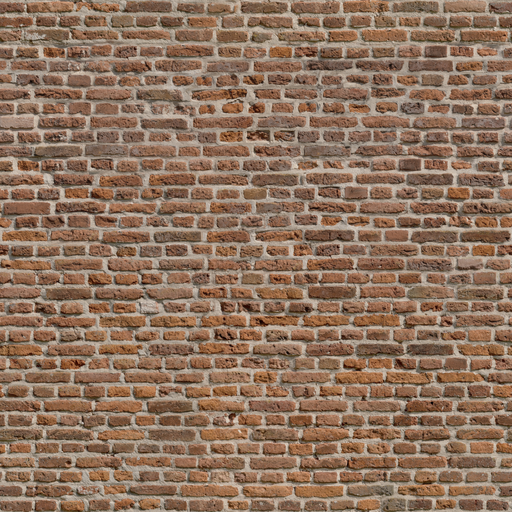
#> input picture assets/processed/albedo_processed.png, 512 x 512 px, found by its file name
$ python test_strong_poison.py   (older library calls are emulated)
#> lines starting #> are read from the running program, lines starting #| are printed output that depends on the picture
### core/asset_binder_complex.py
"""
Geometry-Aware Photometric Binding System - Analytically Safe One-Way Binding

This module implements the AssetBinderComplex class using strict algebraic cancellation
without calibration loops. The system guarantees mathematical quality restoration for
legitimate users while maintaining security against attackers.
"""

import numpy as np
from PIL import Image
from typing import Tuple, Optional


class AssetBinderComplex:
    """
    Implements Analytically Safe One-Way Binding with strict algebraic cancellation.

    Core Concept:
    - Poison: Always brighten albedo (A_new = A * (1 + P))
    - Antidote: Always steepen normals (Z_new = Z_old / (1 + P))
    - Mathematical guarantee: A*(1+P) * Z/(1+P) = A*Z (perfect cancellation)

    No calibration loops needed - the algebra IS the calibration.
    """

    # Mathematical constants
    EPSILON = 1e-6      # Division by zero protection
    BLOCK_SIZE = 4      # 4x4 pixel blocks for BC7 optimization
    RGB_MAX = 255.0     # Maximum RGB value for conversion

    def __init__(self):
        """
        Initialize the AssetBinderComplex class.

        The class is designed to be instantiated without parameters and configured
        through the bind_textures method call.
        """
        pass

    def bind_textures(self, clean_albedo_path: str, original_normal_path: str,
                     user_seed: int, poison_strength: float = 0.2) -> None:
        """
        Main binding method using Analytically Safe One-Way Binding.

        This method implements strict algebraic cancellation without calibration loops:
        - Poison: Always brighten albedo (A_new = A * (1 + P))
        - Antidote: Always steepen normals (Z_new = Z_old / (1 + P))
        - Mathematical guarantee: A*(1+P) * Z/(1+P) = A*Z (perfect cancellation)

        Args:
            clean_albedo_path (str): Path to the input albedo texture file
            original_normal_path (str): Path to the input normal map file
            user_seed (int): Seed for reproducible random number generation
            poison_strength (float): Strength of poison application [0.0, 1.0], default 0.2

        Raises:
            ValueError: If poison_strength is outside valid range [0.0, 1.0]
            FileNotFoundError: If input texture files do not exist
        """
        print(f"Starting Analytically Safe One-Way Binding (user_seed: {user_seed})...")

        # Validate poison_strength parameter
        self._validate_poison_strength(poison_strength)

        # Step 1: Load and normalize inputs
        albedo, normal = self._load_and_validate_inputs(clean_albedo_path, original_normal_path)
        print(f"  Loaded textures: {albedo.shape}")

        # Step 2: Generate target poison map (strictly positive values)
        texture_shape = (albedo.shape[0], albedo.shape[1])
        poison_target = self._generate_poison_map(texture_shape, user_seed, poison_strength)
        print(f"  Generated poison map: range [0.0, {poison_strength}]")

        # Step 3: Apply poison to albedo (brightening attempt)
        albedo_poisoned, poison_effective = self._apply_poison_to_albedo_safe(albedo, poison_target)
        print(f"  Applied poison to albedo (with saturation handling)")

        # Step 4: Calculate analytical antidote for normal map
        normal_antidote = self._calculate_analytical_antidote(normal, poison_effective, user_seed)
        print(f"  Calculated analytical antidote normal map")

        # Step 5: Save outputs (NO calibration - the algebra IS the calibration)
        self._save_outputs(albedo_poisoned, normal_antidote, user_seed)
        print(f"  Saved bound assets: bound_albedo_{user_seed}.png, bound_normal_{user_seed}.png")
        print(f"Analytically Safe Binding completed for user {user_seed}")

    def _load_and_validate_inputs(self, albedo_path: str, normal_path: str) -> Tuple[np.ndarray, np.ndarray]:
        """
        Load and validate input textures, converting to appropriate formats.

        Args:
            albedo_path (str): Path to albedo texture file
            normal_path (str): Path to normal map file

        Returns:
            Tuple[np.ndarray, np.ndarray]: Processed albedo and normal arrays

        Raises:
            FileNotFoundError: If texture files do not exist
            PIL.UnidentifiedImageError: If image format is not supported
        """
#> called with albedo_path = 'assets/processed/albedo_processed.png', normal_path = 'assets/processed/normal_processed.png'
        # Validate file existence
        import os
        if not os.path.exists(albedo_path):
            raise FileNotFoundError(f"Albedo texture file not found: {albedo_path}")
        if not os.path.exists(normal_path):
            raise FileNotFoundError(f"Normal map file not found: {normal_path}")

        try:
            # Load albedo texture
            albedo_image = Image.open(albedo_path).convert('RGB')
#> albedo_image is the input picture: PIL image 512x512 RGB; mean R, G, B 142.4, 114.4, 94.4
            albedo_array = np.array(albedo_image, dtype=np.float32)

            # Convert albedo from [0, 255] to float [0.0, 1.0] range
            albedo_normalized = albedo_array / self.RGB_MAX

            # Load normal map
            normal_image = Image.open(normal_path).convert('RGB')
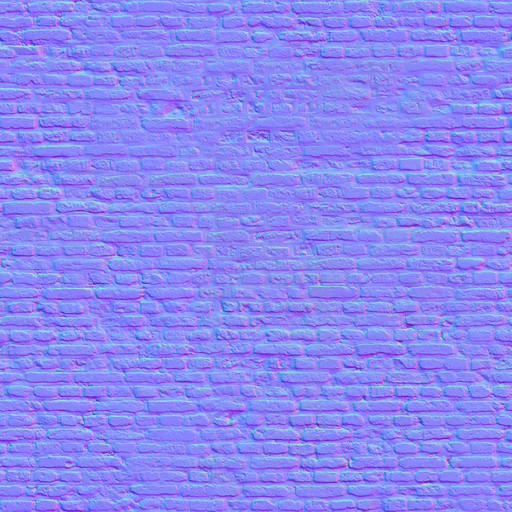
#> input picture assets/processed/normal_processed.png, 512 x 512 px, found by its file name
#> normal_image is the input picture: PIL image 512x512 RGB; mean R, G, B 137.6, 136.9, 244.4
            normal_array = np.array(normal_image, dtype=np.float32)

            # Unpack normal maps from [0, 255] to [-1.0, 1.0] using formula (Image / 255.0) * 2.0 - 1.0
            normal_unpacked = (normal_array / self.RGB_MAX) * 2.0 - 1.0

            # Normalize normal vectors to ensure unit length
            normal_normalized = self._normalize_normal_vectors(normal_unpacked)

            return albedo_normalized, normal_normalized

        except Exception as e:
            if isinstance(e, (FileNotFoundError, ValueError)):
                raise
            else:
                raise ValueError(f"Failed to load or process image files: {str(e)}")

    def _normalize_normal_vectors(self, normal_array: np.ndarray) -> np.ndarray:
        """
        Normalize normal vectors to ensure unit length.

        Args:
            normal_array (np.ndarray): Input normal vectors [-1.0, 1.0]

        Returns:
            np.ndarray: Normalized normal vectors
        """
        # Calculate vector magnitudes
        magnitudes = np.sqrt(np.sum(normal_array ** 2, axis=2, keepdims=True))

        # Handle zero-length vectors by replacing with epsilon
        magnitudes = np.where(magnitudes < self.EPSILON, self.EPSILON, magnitudes)

        # Normalize vectors
        normalized_normals = normal_array / magnitudes
#|   Loaded textures: (512, 512, 3)

        return normalized_normals

    def _validate_poison_strength(self, poison_strength: float) -> None:
        """
        Validate poison_strength parameter range.

        Args:
            poison_strength (float): Poison strength value to validate

        Raises:
            ValueError: If poison_strength is outside valid range [0.0, 1.0]
        """
        if not isinstance(poison_strength, (int, float)):
            raise ValueError(f"poison_strength must be a number, got {type(poison_strength)}")

        if not (0.0 <= poison_strength <= 1.0):
            raise ValueError(f"poison_strength must be in range [0.0, 1.0], got {poison_strength}")

    def _generate_poison_map(self, shape: Tuple[int, int], seed: int, poison_strength: float) -> np.ndarray:
        """
        Generate target poison map with strictly positive values for brightening.

        Args:
            shape (Tuple[int, int]): Shape of the output poison array (height, width)
            seed (int): Random seed for deterministic generation
            poison_strength (float): Maximum poison strength [0.0, 1.0]

        Returns:
            np.ndarray: Poison map with values in range [0.0, poison_strength]
        """
#> called with shape = (512, 512), seed = 42, poison_strength = 0.5
        height, width = shape

        # Initialize deterministic random generator
        rng = np.random.RandomState(seed)

        # Calculate 4x4 blocks for BC7 compression resistance
        blocks_height = (height + self.BLOCK_SIZE - 1) // self.BLOCK_SIZE
        blocks_width = (width + self.BLOCK_SIZE - 1) // self.BLOCK_SIZE

        # Generate random values in range [0.0, poison_strength] (strictly positive)
        block_values = rng.uniform(0.0, poison_strength, size=(blocks_height, blocks_width))

        # Expand blocks to full resolution using nearest-neighbor (compression resilient)
        poison_map = np.repeat(np.repeat(block_values, self.BLOCK_SIZE, axis=0), self.BLOCK_SIZE, axis=1)

        # Crop to exact dimensions
        poison_map = poison_map[:height, :width]

        return poison_map.astype(np.float32)

    def _apply_poison_to_albedo_safe(self, albedo: np.ndarray, poison_target: np.ndarray) -> Tuple[np.ndarray, np.ndarray]:
        """
        Apply poison to albedo with saturation safety check.

        This method handles the "White Pixel Trap" where bright pixels can't be brightened
        further due to clipping. We calculate the effective poison after clipping.

        Args:
            albedo (np.ndarray): Input albedo texture [0.0, 1.0]
            poison_target (np.ndarray): Target poison values [0.0, poison_strength]

        Returns:
            Tuple[np.ndarray, np.ndarray]: Poisoned albedo and effective poison arrays
        """
        # Expand poison to RGB channels
        if len(poison_target.shape) == 2:
            poison_expanded = np.expand_dims(poison_target, axis=2)
            poison_expanded = np.repeat(poison_expanded, 3, axis=2)
#> poison_expanded: shape (512, 512, 3) float32
        else:
            poison_expanded = poison_target

        # Apply brightening: A_new = A * (1 + P_target)
        albedo_attempted = albedo * (1.0 + poison_expanded)

        # Clip to valid range [0.0, 1.0] (this may cause saturation)
        albedo_clipped = np.clip(albedo_attempted, 0.0, 1.0)

        # Calculate effective poison after clipping (handles White Pixel Trap)
        # P_effective = (A_clipped / (A_original + epsilon)) - 1.0
        albedo_protected = albedo + self.EPSILON
        poison_effective = (albedo_clipped / albedo_protected) - 1.0
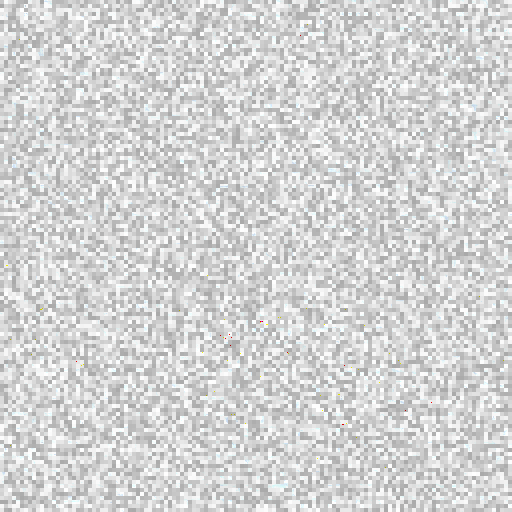
#> poison_effective: shape (512, 512, 3) float32; mean R, G, B 0.245, 0.248, 0.248; drawn with min black and max white

        # Ensure poison_effective is non-negative (clipping can't make things darker)
        poison_effective = np.maximum(poison_effective, 0.0)

        # Statistics
        saturation_pixels = np.sum(albedo_attempted > 1.0)
#> saturation_pixels = 14395
        total_pixels = albedo_attempted.size
        avg_poison_target = np.mean(poison_target)
#> avg_poison_target = 0.248
        avg_poison_effective = np.mean(poison_effective)
#> avg_poison_effective = 0.247

        print(f"    Poison application statistics:")
        print(f"      Target poison: {avg_poison_target:.4f} (range: [0.0, {np.max(poison_target):.4f}])")
#|       Target poison: 0.2483 (range: [0.0, 0.5000])
        print(f"      Effective poison: {avg_poison_effective:.4f} (range: [0.0, {np.max(poison_effective):.4f}])")
#|       Effective poison: 0.2470 (range: [0.0, 0.5000])
        print(f"      Saturated pixels: {saturation_pixels} / {total_pixels} ({100*saturation_pixels/total_pixels:.1f}%)")
#|       Saturated pixels: 14395 / 786432 (1.8%)

        return albedo_clipped, poison_effective

    def _calculate_analytical_antidote(self, normal: np.ndarray, poison_effective: np.ndarray,
                                     user_seed: int) -> np.ndarray:
        """
        Calculate analytical antidote normal map using strict algebraic cancellation.

        This method implements the core mathematical guarantee:
        Z_new = Z_old / (1 + P_effective)

        Since P_effective >= 0, Z_new <= Z_old (always steeper/rougher normals).
        This is geometrically safe and requires no calibration.

        Args:
            normal (np.ndarray): Original normal map [-1.0, 1.0]
            poison_effective (np.ndarray): Effective poison values [0.0, max_poison]
            user_seed (int): User seed for deterministic flat surface handling

        Returns:
            np.ndarray: Antidote normal map with algebraic cancellation
        """
#> called with user_seed = 42
        print(f"    Calculating analytical antidote...")

        # Extract original normal components
        x_old = normal[:, :, 0]
        y_old = normal[:, :, 1]
        z_old = normal[:, :, 2]
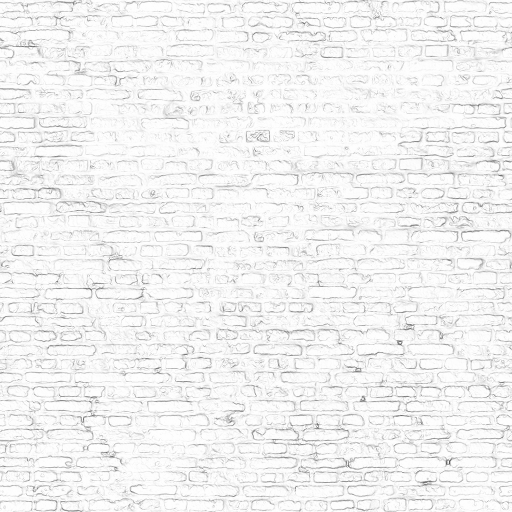
#> z_old: shape (512, 512) float32; min 0.333, max 1, mean 0.95

        # Convert poison to scalar (average RGB channels if needed)
        if len(poison_effective.shape) == 3:
            poison_scalar = np.mean(poison_effective, axis=2)
        else:
            poison_scalar = poison_effective

        # Calculate new Z using algebraic cancellation: Z_new = Z_old / (1 + P)
        z_new = z_old / (1.0 + poison_scalar)
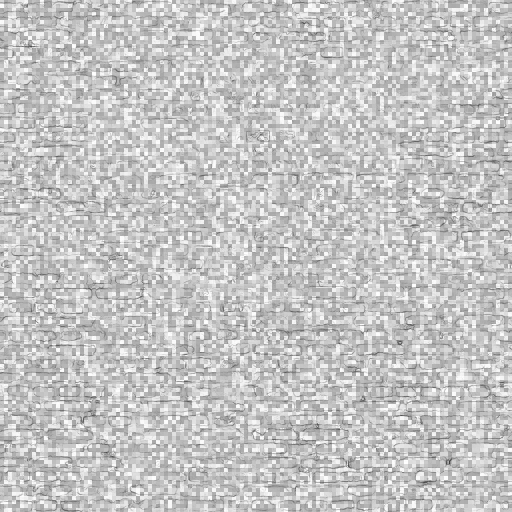
#> z_new: shape (512, 512) float32; min 0.237, max 1, mean 0.772

        # Geometric validation: Z_new should always be <= Z_old (steeper normals)
        steepening_check = np.all(z_new <= z_old + self.EPSILON)
#> steepening_check = True
        if not steepening_check:
            print(f"      Warning: Some normals became flatter (should not happen)")

        # Calculate required lateral magnitudes for unit vector constraint
        lat_old = np.sqrt(np.maximum(0.0, 1.0 - z_old**2))
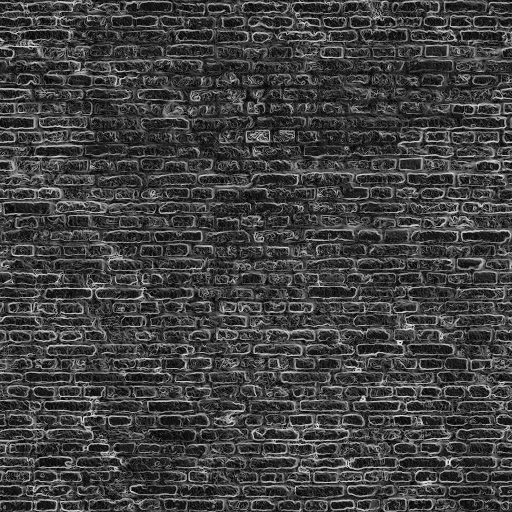
#> lat_old: shape (512, 512) float32; min 0.00555, max 0.943, mean 0.257
        lat_new = np.sqrt(np.maximum(0.0, 1.0 - z_new**2))
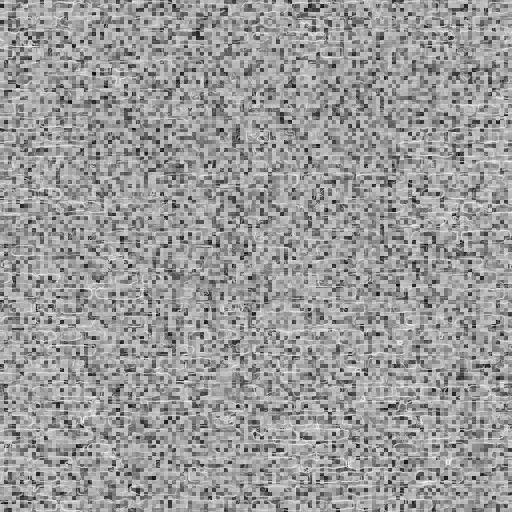
#> lat_new: shape (512, 512) float32; min 0.023, max 0.971, mean 0.609

        # Handle flat surfaces (lat_old ≈ 0) with deterministic random directions
        flat_threshold = 0.01
        is_flat = lat_old < flat_threshold
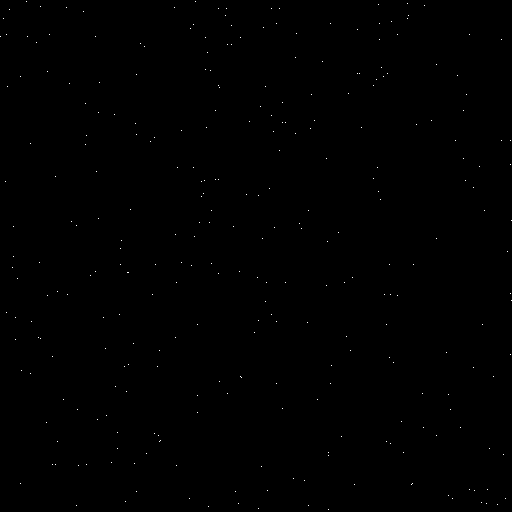
#> is_flat: shape (512, 512) bool; 0.11% white in thin lines or dots

        # For flat surfaces: generate deterministic random directions based on user_seed
        rng = np.random.RandomState(user_seed)
        height, width = normal.shape[:2]

        # Create deterministic angles for flat pixels
        angles = np.zeros((height, width))
        flat_indices = np.where(is_flat)
#> flat_indices = 292 positions, rows 1 to 509, columns 0 to 511
#> (the rest of the program and of its run is left out)
